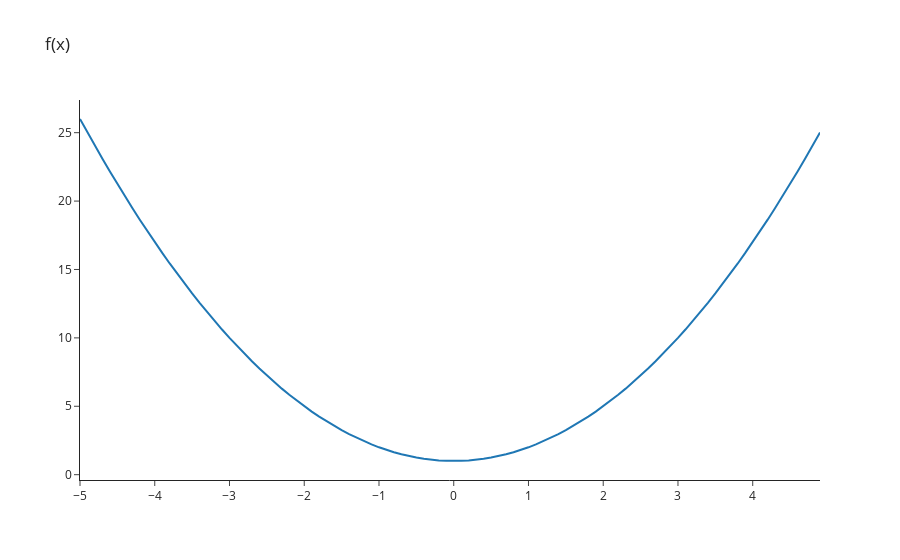

Notebook code cell kept with this figure:
### Code cell
def f(x):
    return x * x + 1.0


plot_function("f(x)", f)
